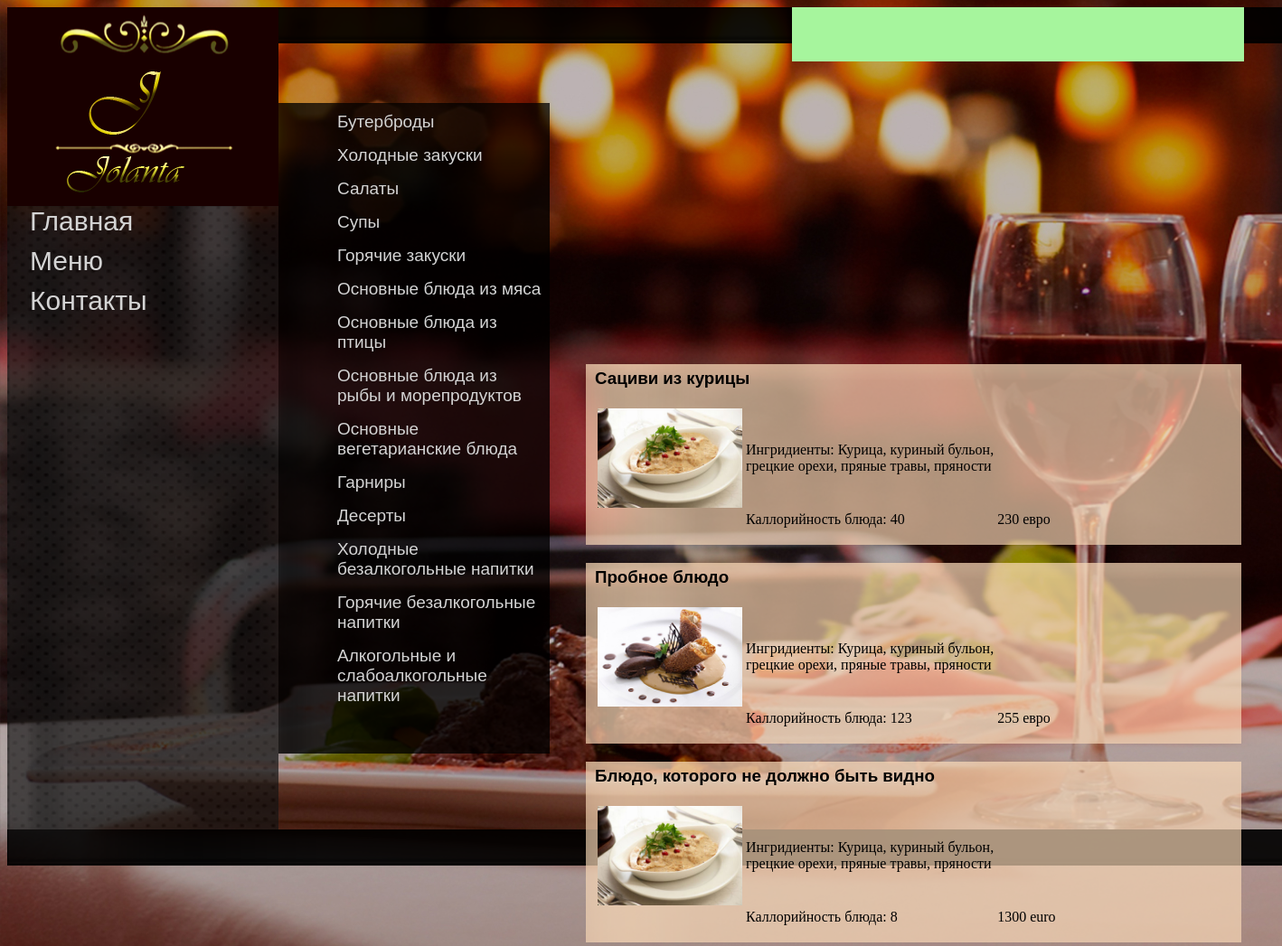
Screenshot of /restoran/index.php?page=2 with the database file from the repository.
### tables this page shows
CREATE TABLE `menu` (
  `id_menu` int(11) NOT NULL,
  `name_menu` varchar(255) NOT NULL,
  `file_menu` varchar(255) NOT NULL,
  `order_menu` int(11) DEFAULT NULL
);

CREATE TABLE `razdelmenu` (
  `Id_razdel` int(11) NOT NULL,
  `Name_razdel` varchar(255) NOT NULL
);

CREATE TABLE `bludo` (
  `Id_bludo` int(11) NOT NULL,
  `Bludo_name` varchar(255) NOT NULL,
  `Id_razdel` int(11) NOT NULL,
  `Calorii` int(11) NOT NULL,
  `Price` varchar(255) NOT NULL,
  `Image` varchar(255) NOT NULL,
  `Visible` int(11) NOT NULL
);

### restoran/model/_functions.php (called while the page is built, shortened)
<?php
function get_rows($sql){
		$result=mysql_query($sql);
		$rows=array();
		while($row=mysql_fetch_array($result)){
				$rows[]=$row;
			}
		return $rows;
	}
?>

### restoran/content/menu.php (the view)
<?php  $sql = "SELECT * FROM `razdelmenu`";
	  $rows=get_rows($sql);
?>
<div id="pod_menu">
            	<ul>
<?php
	$text="";
	foreach($rows as $row)
	{
				$text.='<li >
				<a href="'.$_SERVER['PHP_SELF'].'?page=2">'.$row[1].'</a></li>';
	}
	echo '<ul>'.$text.'</ul>';
	?>
                </ul>
</div>
  <div class="foobar" id="sisu_bl">
<?php
$sql = "SELECT * FROM `bludo`";
    $rows=get_rows($sql);
    foreach($rows as $row)
    {
      if($row[6]==1)
      {
      echo       '<ul>
        <li><h3>'.$row[1].'</h3>
          <table >
            <tr>
              <td><img class="eda" src="img/eda/'.$row[5].'"></td>
              <td>Ингридиенты: Курица, куриный бульон,<br> грецкие орехи, пряные травы, пряности</td>
              <td>&nbsp;</td>
            </tr>
            <tr>
              <td>&nbsp;</td>
              <td>Каллорийность блюда:  '.$row[3].'</td>
              <td class="price">'.$row[4].'</td>
            </tr>
          </table>
        </li>
      </ul>';
      }
    }
?>
  </div>

### restoran/index.php (shortened to what this page needs)
<!DOCTYPE HTML PUBLIC>
<html>
<head>
    <link href="css/style.css" rel="stylesheet" type="text/css">
</head>
    <body>
<?php
include ('model/_functions.php')
?>
        <header>
            <div id="logo"></div>
            <div id="lan-sea"></div>
        </header>
        <div id="content">
            <div id="menu">
        <?php
      	$sql = "SELECT * FROM `menu` ORDER BY `order_menu` ASC";
    	$rows=get_rows($sql);
    	include ('controller/menyy_nav.php');
    	?>
            </div>
        <?php
       	include("content/parseling.php"); ?>
        </div>
    </body>
</html>

### restoran/controller/menyy_nav.php
 <?php
$text="";
	foreach($rows as $row)
	{
			if($row[3]=="")
			{
				$text.='<li>
				<a href="'.$_SERVER['PHP_SELF'].'">'.$row[1].'</a></li>';
			}
			else
			{
				$text.='<li >
				<a href="'.$_SERVER['PHP_SELF'].'?page='.$row[3].'">'.$row[1].'</a></li>';
			}
	}
	echo '<ul>'.$text.'</ul>';
?>

### restoran/content/parseling.php
<?php
$page=$_GET['page'];
	if(isset($page)){
		$sql="SELECT * FROM `menu` WHERE `order_menu`= ".$page;
	}
	else{
		$sql = "SELECT * FROM `menu` WHERE `order_menu` IS NULL";
		$page="";
	}
	$rows=get_rows($sql);
	foreach($rows as $row){
		if($row[2]!="" && file_exists("content/".$row[2]) && $row[3]==$page)
	include("content/".$row[2]);
	else
	echo '<h3>NO FILE!</h3>';
	}
?>

### restoran/css/style.css (style rules this page uses)
body { background-image:url(../img/fon.jpg); height:100%; width:100%; }
#logo { background-image:url(../img/Logo1.png); height:220px; width:300px; float:left; }
#lan-sea { background:#A6F59D; height:60px; width:500px; float:right; margin-right:50px; }
header { background-image:url(../img/sprite.png); width:100%; height:40px; background-position:0px 40px; }
#content { height:90%; width:100%; }
#menu { margin-top:150px; background-image:url(../img/sprite.png); width:300px; height:100%; background-position:0px -489px; }
li { text-decoration:none; display:block; }
li a { display:block; text-decoration:none; font-size:30px; font-family:Arial, Helvetica, sans-serif; color:#D4D4D4; padding:5px; margin-left:-20px; }
#pod_menu { background-image:url(../img/sprite2.png); width:300px; height:100%; background-position:-450px -520px; margin-left:300px; margin-top:-820px; }
#pod_menu li { text-decoration:none; display:block; }
#pod_menu li a { display:block; text-decoration:none; font-size:19px; font-family:Arial, Helvetica, sans-serif; color:#D4D4D4; padding-top:10px; margin-left:-20px; }
#sisu_bl { float:left; margin-top:-847px; margin-left:600px; }
#sisu_bl li { background-image:url(../img/sprite2.png); width:705px; height:180px; background-position:-900px 300px; margin-bottom:20px; padding:10px; }
#sisu_bl h3, h4 { font-family:Arial, Helvetica, sans-serif; margin-top:-5px; }
.eda { width:160px; height:110px; }
.foobar { padding-top: 400px; max-height:660px; overflow:auto; width:800px; }

### rows the page displays
menu: name_menu "Главная"
menu: name_menu "Меню"
menu: name_menu "Контакты"
razdelmenu: Name_razdel "Бутерброды"
razdelmenu: Name_razdel "Холодные закуски"
razdelmenu: Name_razdel "Салаты"
razdelmenu: Name_razdel "Супы"
razdelmenu: Name_razdel "Горячие закуски"
razdelmenu: Name_razdel "Основные блюда из мяса"
razdelmenu: Name_razdel "Основные блюда из птицы"
razdelmenu: Name_razdel "Основные блюда из рыбы и морепродуктов"
razdelmenu: Name_razdel "Основные вегетарианские блюда"
razdelmenu: Name_razdel "Гарниры"
razdelmenu: Name_razdel "Десерты"
razdelmenu: Name_razdel "Холодные безалкогольные напитки"
razdelmenu: Name_razdel "Горячие безалкогольные напитки"
razdelmenu: Name_razdel "Алкогольные и слабоалкогольные напитки"
bludo: Visible 1 (drawn), Bludo_name "Сациви из курицы", Image (picture), Calorii "40", Price "230 евро"
bludo: Visible 1 (drawn), Bludo_name "Пробное блюдо", Image (picture), Calorii "123", Price "255 евро"
bludo: Visible 1 (drawn), Bludo_name "Блюдо, которого не должно быть видно", Image (picture), Calorii "8", Price "1300 euro"
